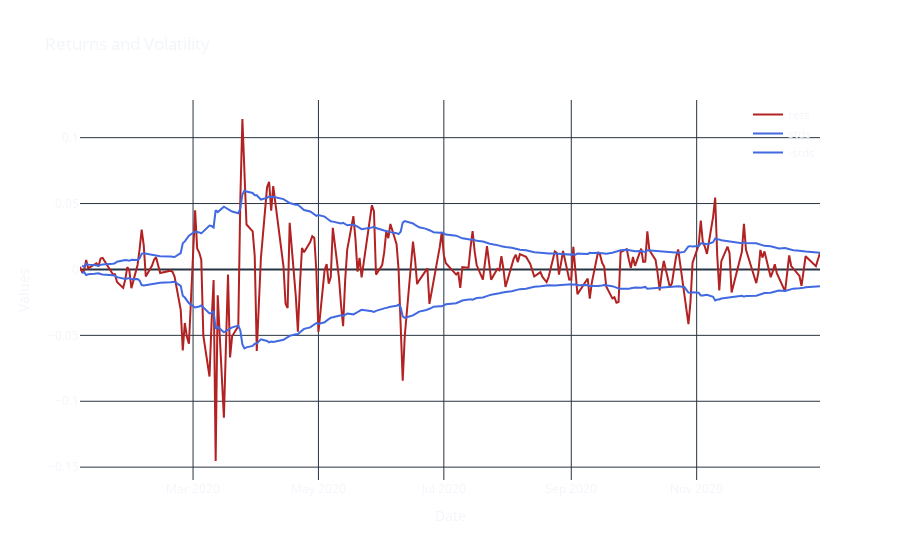

Notebook source saved alongside this figure:
### Code cell
# Save volatility data to Excel using openpyxl to allow appending
with pd.ExcelWriter(excel_file_path, engine='openpyxl', mode='a') as writer:
    vol.to_excel(writer, sheet_name='Volatility_Data')

# Snippet 3-1: Plotting returns and volatility
fig = go.Figure()
fig.add_trace(go.Scatter(x=vol.index, y=vol['rets'].values, mode="lines", marker=dict(color='firebrick'), name="rets"))
fig.add_trace(go.Scatter(x=vol.index, y=vol['std'].values, mode="lines", marker=dict(color='royalblue'), name="stds"))
fig.add_trace(go.Scatter(x=vol.index, y=-vol['std'].values, mode="lines", marker=dict(color='royalblue'), name="-stds"))

# Apply custom layout
update_figure_layout(fig, "Returns and Volatility", "Date", "Values")
fig.show()

### Figure 1 — Plotly figure (JSON) as saved in the notebook; plotly's stock layout.template omitted (floating-point values rounded to 4 significant figures; data arrays with more than 128 entries replaced by an {"elided": "..."} marker saying what was removed)
{"data": [{"marker": {"color": "firebrick"}, "mode": "lines", "name": "rets", "type": "scatter", "x": {"elided": "243 str values"}, "y": {"elided": "243 float values"}}, {"marker": {"color": "royalblue"}, "mode": "lines", "name": "stds", "type": "scatter", "x": {"elided": "243 str values"}, "y": {"elided": "243 float values"}}, {"marker": {"color": "royalblue"}, "mode": "lines", "name": "-stds", "type": "scatter", "x": {"elided": "243 str values"}, "y": {"elided": "243 float values"}}], "layout": {"autosize": true, "legend": {"x": 1, "xanchor": "auto", "y": 1, "yanchor": "auto"}, "paper_bgcolor": "rgba(0, 0, 0, 0)", "plot_bgcolor": "rgba(0, 0, 0, 0)", "title": {"text": "Returns and Volatility"}, "xaxis": {"autorange": true, "range": ["2020-01-06", "2020-12-31"], "title": {"text": "Date"}, "type": "date"}, "yaxis": {"autorange": true, "range": [-0.1598, 0.1286], "title": {"text": "Values"}, "type": "linear"}}}
